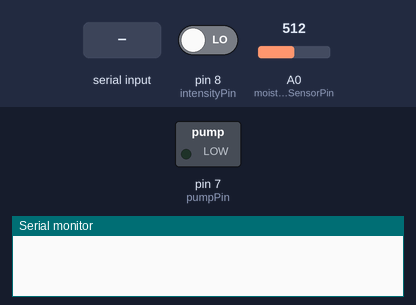
A sketch run on a simulated Arduino Uno, built with avr-gcc and run on an emulated ATmega328P. On the bench: switched loads named in the sketch (green lamp = pin HIGH), the last lines printed to the serial monitor. Inputs (shaded band) come from the test bench; at power-on: pin 8 (intensityPin) LOW, A0 (moistureSensorPin) = 512.

Above: at 1.8 s.
1.9 s: "1\n" received over the second serial link
At 4.5 s:
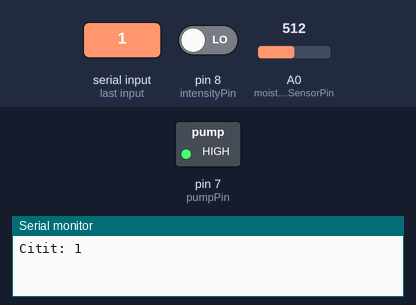
5.6 s: "2\n" received over the second serial link
At 7.4 s:
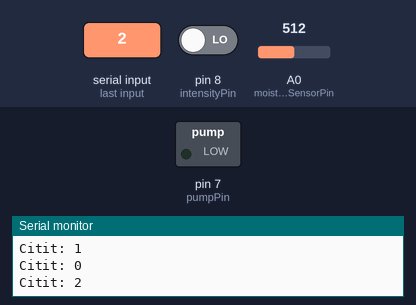
7.8 s: "3\n" received over the second serial link
At 9.1 s:
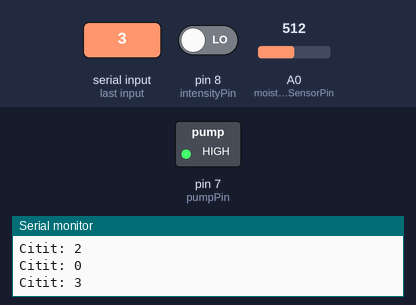
Timing chart, 0 to 10.8 s (numbered marks = the images above; inputs shaded):
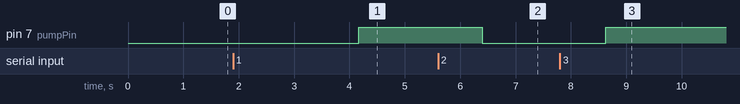

Measured:
- after the input at 1.9 s, pin 7 (pumpPin): LOW → HIGH after 2.3 s
- after the input at 5.6 s, pin 7 (pumpPin): HIGH → LOW after 0.80 s
- after the input at 7.8 s, pin 7 (pumpPin): LOW → HIGH after 0.83 s

The sketch:

ArduinoCode.ino
```cpp
#include <SoftwareSerial.h>
#include <ArduinoJson.h>

int pumpPin = 7;            // Porneste pe LOW
int intensityPin = 8;       // Daca e lumina atunci e pe LOW
int moistureSensorPin = A0; // Uscat-1023 , Cu cat se descreste mai mult e mai multa apa

int value = 1;
SoftwareSerial nodemcu(2,3);

String data;

int background_command = 0;

void setup() {
  Serial.begin(9600);
  nodemcu.begin(9600);
  pinMode(pumpPin, OUTPUT);
}

void loop() {
  if(nodemcu.available() == 0) {
    int intensityData = digitalRead(intensityPin);
    int moistureData = analogRead(moistureSensorPin);
    StaticJsonDocument<1000> data;
    data["intensity"] = intensityData;
    data["moisture"] = moistureData;
    serializeJson(data, nodemcu);
    data.clear();
    delay(1000);
  }

  if(nodemcu.available() > 0) {
    int var = nodemcu.parseInt();
    delay(100);
    Serial.print("Citit: ");
    Serial.println(var);

    // Daca se primeste comanda 1, atunci pornim pompa timp de 2 secunde
    if(var == 1) {
      background_command = 0;
      digitalWrite(pumpPin, LOW);
      int startTime = millis();
      int endTime = startTime;
      while((endTime - startTime) < 2000) {
        endTime = millis();
      }
      digitalWrite(pumpPin, HIGH);
    }

    // Daca se primeste comanda 2, atunci pornim pompa
    if(var == 2) {
      background_command = 0;
      digitalWrite(pumpPin, LOW);
    }

    // Daca se primeste comanda 3, atunci oprim pompa
    if(var == 3) {
      background_command = 0;
      digitalWrite(pumpPin, HIGH);
    }

    // Daca se primeste comanda 4, atunci hardware-ul ia decizii singur
    if(var == 4) {
      background_command = 4;
    }
  }

  // Daca comanda este 4, atunci pornim pompa daca nu este lumina si umiditatea este scazuta
  if(background_command == 4) {
    int intensityData = digitalRead(intensityPin);
    int moistureData = analogRead(moistureSensorPin);
    Serial.print("Umiditate: ");
    Serial.println(moistureData);
    if(intensityData == HIGH && moistureData > 700) {
      digitalWrite(pumpPin, LOW);
    } else {
      digitalWrite(pumpPin, HIGH);
    }
    delay(500);
  }
}
```
